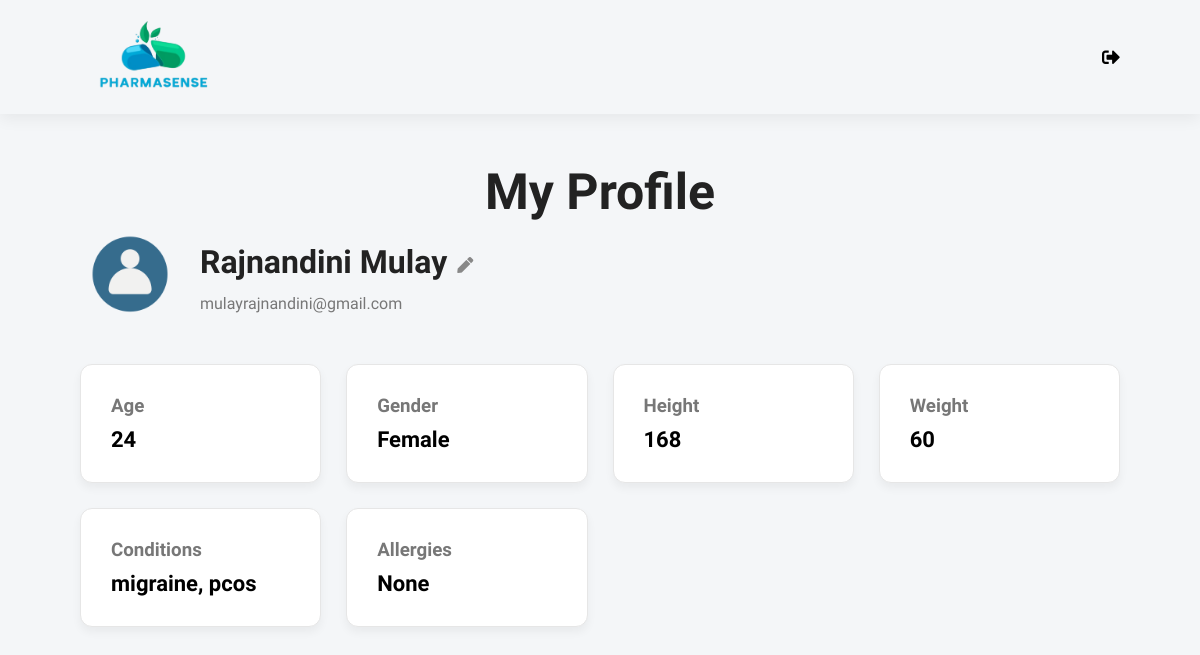
The app's page /profile.php (signed in) with its own data.
### tables this page shows
CREATE TABLE `users` (
  `id` int(11) NOT NULL,
  `full_name` varchar(100) DEFAULT NULL,
  `email` varchar(100) DEFAULT NULL,
  `password` varchar(255) DEFAULT NULL,
  `age` int(11) DEFAULT NULL,
  `gender` varchar(10) DEFAULT NULL,
  `height` int(11) DEFAULT NULL,
  `weight` int(11) DEFAULT NULL,
  `conditions` text DEFAULT NULL,
  `allergies` text DEFAULT NULL,
  `created_at` timestamp NOT NULL DEFAULT current_timestamp(),
  `current_meds` text DEFAULT NULL
);

### profile.php (the view, shortened to what this page needs)
<?php
include "db.php";
$user_id = $_SESSION['user_id'];
$sql = "SELECT * FROM users WHERE id='$user_id'";
$result = $conn->query($sql);
$user = $result->fetch_assoc();
?>
<!DOCTYPE html>
<html>
    <head>
        <link rel="stylesheet" href="style.css">
        <link
        rel="stylesheet"
        href="https://use.fontawesome.com/releases/v5.15.4/css/all.css"
        />
    </head>
    <body class="dashboard-body">
        <header class="sub-header" id="header">
            <a href="dashboard.php"><img src="logo.png" class="logo" /></a>
            <div class="dashboard-icons">
                <i class="fas fa-sign-out-alt"></i>
            </div>
        </header>
        <div class="dashboard-container">
            <h1 class="title">My Profile</h1>
            <div class="profile-header">
            <div class="profile-name">
                <img src="profile.png" alt="">
                <div class="profile-text">
                    <div class="name-row">
                        <h2><?php echo $user['full_name']; ?></h2>
                        <i class="fas fa-pen edit-icon" onclick="toggleEdit()" title="Edit Profile"></i>
                    </div>
                    <p><?php echo $user['email']; ?></p>
                </div>
            </div>
        </div>
            <form method="POST" id="profileForm">
            <div class="profile-grid">
                <div class="profile-card">
                    <h3>Age</h3>
                    <p class="view-mode"><?php echo $user['age']; ?></p>
                </div>
                <div class="profile-card">
                    <h3>Gender</h3>
                    <p class="view-mode"><?php echo $user['gender']; ?></p>
                </div>
                <div class="profile-card">
                    <h3>Height</h3>
                    <p class="view-mode"><?php echo $user['height']; ?></p>
                </div>
                <div class="profile-card">
                    <h3>Weight</h3>
                    <p class="view-mode"><?php echo $user['weight']; ?></p>
                </div>
                <div class="profile-card">
                    <h3>Conditions</h3>
                    <p class="view-mode">
                        <?php echo !empty($user['conditions']) ? str_replace(",", ", ", $user['conditions']) : "None"; ?>
                    </p>
                </div>
                <div class="profile-card">
                    <h3>Allergies</h3>
                    <p class="view-mode">
                        <?php echo !empty($user['allergies']) ? str_replace(",", ", ", $user['allergies']) : "None"; ?>
                    </p>
                </div>
            </div>
            </form>
        </div>
    </body>
</html>

### style.css (style rules this page uses)
* { margin: 0; padding: 0; box-sizing: border-box; font-family: "Spartan", sans-serif; }
html { scroll-behavior: smooth; }
html, body { height: 100%; margin: 0; display: flex; flex-direction: column; overflow-x: hidden; background: #f4f6f8; }
body > *:not(.footer) { flex: 1; }
h1 { font-size: 50px; line-height: 64px; color: #222; }
h2 { font-size: 46px; line-height: 54px; color: #222; }
body { width: 100%; }
.logo { height: 70px; }
#header { position: fixed; z-index: 999; display: flex; align-items: center; justify-content: space-between; padding: 20px 80px; background: #f4f6f8; box-shadow: 0 5px 15px rgba(0, 0, 0, 0.06); width: 100%; top: 0; left: 0; }
.dashboard-icons { display: flex; gap: 20px; font-size: 18px; cursor: pointer; }
.sub-header { display: flex; align-items: center; gap: 15px; padding: 25px 80px; }
.profile-grid { display: grid; grid-template-columns: repeat(4, 1fr); gap: 25px; }
.profile-card { background: white; padding: 30px; border-radius: 12px; border: 1px solid #e6e6e6; box-shadow: 0 5px 10px rgba(0, 0, 0, 0.05); }
.profile-card h3 { color: #777; margin-bottom: 10px; }
.profile-card p { font-size: 22px; font-weight: 600; }
.title { text-align: center; padding-top: 20px; }
.dashboard-container { padding: 140px 80px; }
.profile-header { margin-bottom: 40px; }
.profile-name { display: flex; align-items: center; gap: 20px; }
.profile-name h2 { font-size: 32px; margin-bottom: 5px; }
.profile-name p { color: #777; font-size: 16px; }
.profile-name img { width: 100px; }
.view-mode { font-size: 22px; font-weight: 600; }
.name-row { display: flex; align-items: center; gap: 10px; }
.edit-icon { font-size: 16px; color: #888; cursor: pointer; transition: 0.2s; }

### records on screen
users: full_name "Rajnandini Mulay", email "mulayrajnandini@gmail.com", age "24", gender "Female", height "168", weight "60", conditions "migraine, pcos"
